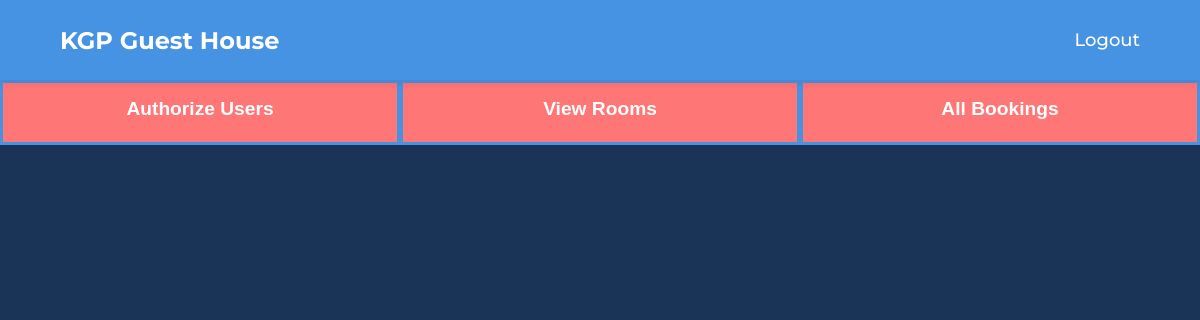
/adminHistory, run on an earlier commit of the app's database.
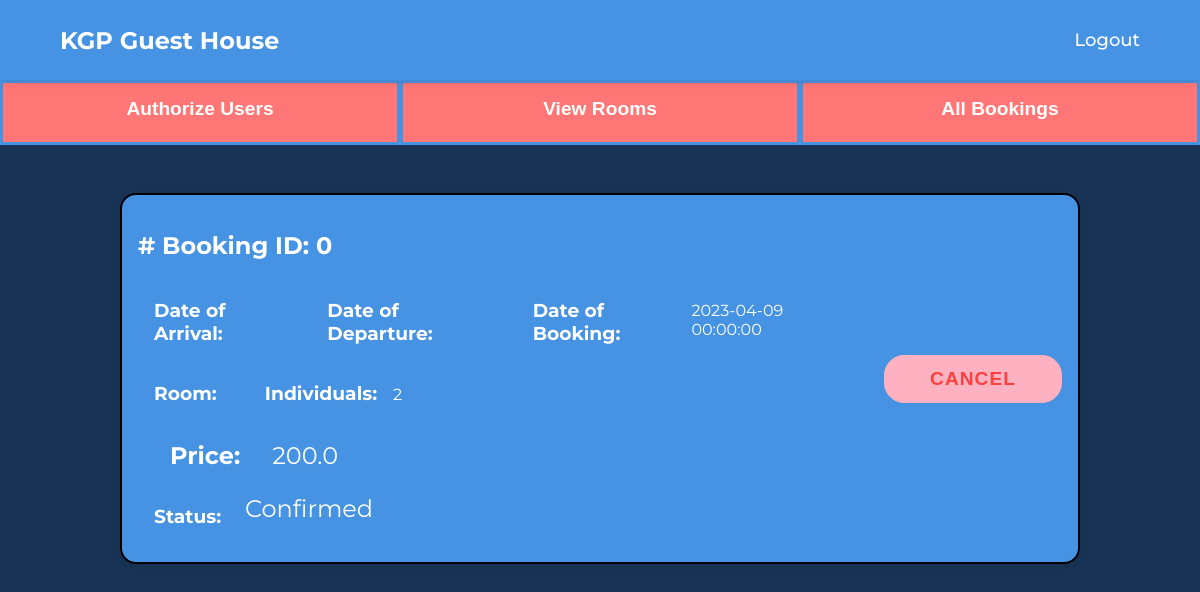
And on a later commit of the database.
### main.py (models this page shows)
class Booking(db.Model):
    id = db.Column(db.Integer, primary_key=True)
    userId = db.Column(db.Integer)
    roomId = db.Column(db.Integer)
    foodId = db.Column(db.Integer)
    amenitiesId = db.Column(db.Integer)
    checkindate = db.Column(db.DateTime)
    checkoutdate = db.Column(db.DateTime)
    dateOfBooking = db.Column(db.DateTime)
    confirmation = db.Column(db.Integer)
    feedback = db.Column(db.String(100))

class Rooms(db.Model):
    id = db.Column(db.Integer, primary_key=True)
    floor = db.Column(db.Integer)
    roomtype = db.Column(db.String(50))
    description = db.Column(db.String(100))
    status = db.Column(db.String(100))
    ghId = db.Column(db.Integer)
    pricePerDay = db.Column(db.Integer)
    occupancy = db.Column(db.Integer)
    ac = db.Column(db.Integer)

### main.py (the view)
@app.route('/adminHistory', methods=["POST", "GET"])
def adminHistory():
    bookings = Booking.query.all()
    rooms = [Rooms.query.filter_by(id=i.roomId).first() for i in bookings]
    user = [User.query.filter_by(id=i.userId).first() for i in bookings]
    cost = [totalbookingcost(i) for i in bookings]
    return render_template('adminPrevBooking.html', bookings=bookings, user=user, rooms=rooms, prices=cost)

### main.py (called while the page is built)
def totalbookingcost(booked):
    room = Rooms.query.filter_by(id=booked.roomId).first()
    food = FoodOptions.query.filter_by(id=booked.foodId).first()
    amenities=Amenities.query.filter_by(id=booked.amenitiesId).first()
    dur=((booked.checkoutdate.day-booked.checkoutdate.day)+1)
    diff=booked.checkindate.day-datetime.now().day
    cost=room.pricePerDay*dur
    if food is not None :
        cost+=food.pricePerDay*dur
    if amenities is not None :
        cost+=amenities.pricePerDay*dur
    if diff>30 :
       cost=cost*0.85
    if diff>15 and diff<30 :
       cost =cost*0.9
    return 0.2*cost

### templates/adminPrevBooking.html (shortened to what this page needs)
<!DOCTYPE html>
<html lang="en">
<head>
    <link rel="stylesheet" href="{{ url_for('static',filename='/css/prevBooking.css') }}">
</head>
<body>
<header class="header-outer">
        <div class="header-inner responsive-wrapper">
            <div class="header-logo">
                <h2>KGP Guest House</h2>
            </div>
            <nav class="header-navigation">
                <a href="/">Logout</a>
            </nav>
        </div>
    </header>
    <div class="nav">
        <ul class="navigation">
            <li><a href="/admin">Authorize Users</a></li>
            <li><a href="/adminDates">View Rooms</a></li>
            <li><a href="/adminHistory">All Bookings</a></li>
        </ul>
    </div>
    {% for i in bookings %}
    <div class="bookingBox">
        <div>
            <div class="bookingId">
                <h2># Booking ID: {{ i.id }}</h2>
            </div>
            <div class="bookingDates">
                <div class="date">
                    <h3>Date of Arrival: </h3>
                    <h4>{{ i.checkInDate }}</h4>
                </div>
                <div class="date">
                    <h3>Date of Departure: </h3>
                    <h4>{{ i.checkOutDate }}</h4>
                </div>
                <div class="date">
                    <h3>Date of Booking: </h3>
                    <h4>{{ i.dateOfBooking }}</h4>
                </div>
            </div>
            <div class="details">
                <div class="date">
                    <h3>Room: </h3>
                    <h4>{{ rooms[loop.index0].type }}</h4>
                </div>
                <div class="date">
                    <h3>Individuals: </h3>
                    <h4>{{ rooms[loop.index0].occupancy }}</h4>
                </div>
            </div>
            <div class="price">
                <div class="date">
                    <h3 class="price">Price: </h3>
                    <h4 class="amount">{{prices[loop.index0]}}</h4>
                </div>
            </div>
            <div class="status">
                <div class="date">
                    <h3 class="status">Status: </h3>
                    <h4 class="amount">{% if i.confirmation==0 %} in Queue {% elif i.confirmation==1 %} Confirmed {% else %} Cancelled {% endif %}</h4>
                </div>
            </div>
        </div>
        {% if i.confirmation==3 %}
        <div class="buttonDiv">
            <button class="button">Canceled!</button>
        </div>
        {% else %}
        <div class="buttonDiv">
            <a href="{{ url_for('cancelBooking', bookingId=i.id) }}" class="room_features--book-btn"><button class="button">Cancel</button></a>
        </div>
        {% endif %}
    </div>
    {% endfor %}
</body>
</html>

### static/css/prevBooking.css (style rules this page uses)
* { box-sizing: border-box; }
body { background: linear-gradient(#193457, #193457); font-family: 'Montserrat', sans-serif; margin: 0; }
button { border-radius: 20px; border: 1px solid #FEB1C0; background-color: #FEB1C0; color: rgb(248, 66, 66); font-size: 12px; font-weight: bold; padding: 12px 45px; letter-spacing: 1px; text-transform: uppercase; transition: transform 80ms ease-in; }
.bookingBox { padding: 1rem; display: flex; color: white; background-color: #4692e3; width: 80%; margin: 3rem auto; border: black 2px solid; border-radius: 1rem; box-shadow: 0 2px 20px 0 rgba(0,0,0, 0.1); }
.bookingDates { display: flex; }
.date { padding: 0 1rem; display: flex; }
h4 { padding-left: 1rem; font-weight: normal; }
.details { display: flex; }
.buttonDiv { padding-left: 2rem; display: flex; flex-direction: column-reverse; justify-content: center; align-items: center; }
.button { font-size: 1.2rem; justify-self: center; margin: 1rem 0rem; }
.price { margin: 0.5rem 0.5rem; font-size: 1.5rem; }
.amount { padding: 0 1rem; margin: 0.5rem 0.5rem; font-size: 1.5rem; }
.nav { width:100%; background-color:#4692e3 }
.nav ul { display: flex; list-style-type: none; font: 15px helvetica; font-weight:bold; font-size: 1.2rem; text-align: center; }
.nav li { flex: 1; border-style: solid; border-color: #4692e3; height: 65px; background:rgb(255, 118, 118) ; }
.nav a { position: relative; top: 15px; text-decoration: none; color: white; }
*, *:after, *:before { box-sizing: border-box; }
:root { --header-outer-height: 80px; --header-inner-height: 70px; --header-height-difference: calc( var(--header-outer-height) - var(--header-inner-height) ); --header-bg: #fff; }
.responsive-wrapper { width: 90%; max-width: 1280px; margin-left: auto; margin-right: auto; }
.header-outer { z-index: 100; height: var(--header-outer-height); position: sticky; top: calc( var(--header-height-difference) * -1 ); display: flex; align-items: center; color: white; background-color: #4692e3; box-shadow: 0 2px 10px 0 rgba(0,0,0, 0.1); }
.header-inner { height: var(--header-inner-height); position: sticky; top: 0; display: flex; align-items: center; justify-content: space-between; }
.header-navigation { display: flex; flex-wrap: wrap; }
.header-navigation a, .header-navigation button { font-size: 1.125rem; color: inherit; margin-left: 1.75rem; position: relative; font-weight: 500; }
.header-navigation a { display: none; font-size: 1.125rem; color: inherit; text-decoration: none; }
.header-navigation a:after, .header-navigation button:after { transition: 0.25s ease; content: ""; display: block; width: 100%; height: 2px; background-color: currentcolor; transform: scalex(0); position: absolute; bottom: -2px; left: 0; }
.navigation { padding: 0; margin:0; }
@media (min-width: 800px) { .header-navigation a { display: inline-block; } }

What changed in the data, as far as the page shows it:
added Booking: id "0", dateOfBooking "2023-04-09 00:00:00", index0 "200.0", confirmation "Confirmed"
now on this page (row unchanged): Rooms: occupancy "2"
